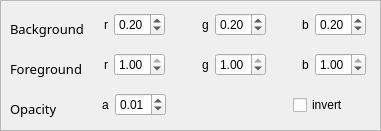
   <widget class="QFrame" name="frame_5">
    <property name="geometry">
     <rect>
      <x>30</x>
      <y>350</y>
      <width>381</width>
      <height>131</height>
     </rect>
    </property>
    <property name="frameShape">
     <enum>QFrame::StyledPanel</enum>
    </property>
    <property name="frameShadow">
     <enum>QFrame::Raised</enum>
    </property>
    <widget class="QWidget" name="start_widget_3" native="true">
     <property name="geometry">
      <rect>
       <x>0</x>
       <y>10</y>
       <width>381</width>
       <height>111</height>
      </rect>
     </property>
     <widget class="QLabel" name="label_30">
      <property name="geometry">
       <rect>
        <x>10</x>
        <y>10</y>
        <width>81</width>
        <height>17</height>
       </rect>
      </property>
      <property name="font">
       <font>
        <family>Bree</family>
        <pointsize>10</pointsize>
       </font>
      </property>
      <property name="text">
       <string>Background</string>
      </property>
     </widget>
     <widget class="QWidget" name="widget_10" native="true">
      <property name="geometry">
       <rect>
        <x>100</x>
        <y>0</y>
        <width>271</width>
        <height>31</height>
       </rect>
      </property>
      <widget class="QWidget" name="layoutWidget">
       <property name="geometry">
        <rect>
         <x>4</x>
         <y>0</y>
         <width>262</width>
         <height>30</height>
        </rect>
       </property>
       <layout class="QHBoxLayout" name="horizontalLayout_7">
        <item>
         <layout class="QHBoxLayout" name="horizontalLayout_4">
          <item>
           <widget class="QLabel" name="label_40">
            <property name="text">
             <string>r</string>
            </property>
            <property name="buddy">
             <cstring>spin_win_hei</cstring>
            </property>
           </widget>
          </item>
          <item>
           <widget class="QDoubleSpinBox" name="spin_back_col_r">
            <property name="maximum">
             <double>1.000000000000000</double>
            </property>
            <property name="singleStep">
             <double>0.100000000000000</double>
            </property>
            <property name="value">
             <double>0.200000000000000</double>
            </property>
           </widget>
          </item>
         </layout>
        </item>
        <item>
         <spacer name="horizontalSpacer_6">
          <property name="orientation">
           <enum>Qt::Horizontal</enum>
          </property>
          <property name="sizeHint" stdset="0">
           <size>
            <width>13</width>
            <height>20</height>
           </size>
          </property>
         </spacer>
        </item>
        <item>
         <layout class="QHBoxLayout" name="horizontalLayout_5">
          <item>
           <widget class="QLabel" name="label_41">
            <property name="text">
             <string>g</string>
            </property>
            <property name="buddy">
             <cstring>spin_win_hei</cstring>
            </property>
           </widget>
          </item>
          <item>
           <widget class="QDoubleSpinBox" name="spin_back_col_g">
            <property name="maximum">
             <double>1.000000000000000</double>
            </property>
            <property name="singleStep">
             <double>0.100000000000000</double>
            </property>
            <property name="value">
             <double>0.200000000000000</double>
            </property>
           </widget>
          </item>
         </layout>
        </item>
        <item>
         <spacer name="horizontalSpacer_7">
          <property name="orientation">
           <enum>Qt::Horizontal</enum>
          </property>
          <property name="sizeHint" stdset="0">
           <size>
            <width>13</width>
            <height>20</height>
           </size>
          </property>
         </spacer>
        </item>
        <item>
         <layout class="QHBoxLayout" name="horizontalLayout_6">
          <item>
           <widget class="QLabel" name="label_42">
            <property name="text">
             <string>b</string>
            </property>
            <property name="buddy">
             <cstring>spin_win_hei</cstring>
            </property>
           </widget>
          </item>
          <item>
           <widget class="QDoubleSpinBox" name="spin_back_col_b">
            <property name="maximum">
             <double>1.000000000000000</double>
            </property>
            <property name="singleStep">
             <double>0.100000000000000</double>
            </property>
            <property name="value">
             <double>0.200000000000000</double>
            </property>
           </widget>
          </item>
         </layout>
        </item>
       </layout>
      </widget>
     </widget>
     <widget class="QWidget" name="widget_13" native="true">
      <property name="geometry">
       <rect>
        <x>100</x>
        <y>40</y>
        <width>271</width>
        <height>31</height>
       </rect>
      </property>
      <widget class="QWidget" name="layoutWidget">
       <property name="geometry">
        <rect>
         <x>4</x>
         <y>0</y>
         <width>262</width>
         <height>30</height>
        </rect>
       </property>
       <layout class="QHBoxLayout" name="horizontalLayout_10">
        <item>
         <layout class="QHBoxLayout" name="horizontalLayout_37">
          <item>
           <widget class="QLabel" name="label_55">
            <property name="text">
             <string>r</string>
            </property>
            <property name="buddy">
             <cstring>spin_win_hei</cstring>
            </property>
           </widget>
          </item>
          <item>
           <widget class="QDoubleSpinBox" name="spin_fore_col_r">
            <property name="maximum">
             <double>1.000000000000000</double>
            </property>
            <property name="singleStep">
             <double>0.100000000000000</double>
            </property>
            <property name="value">
             <double>1.000000000000000</double>
            </property>
           </widget>
          </item>
         </layout>
        </item>
        <item>
         <spacer name="horizontalSpacer_4">
          <property name="orientation">
           <enum>Qt::Horizontal</enum>
          </property>
          <property name="sizeHint" stdset="0">
           <size>
            <width>13</width>
            <height>20</height>
           </size>
          </property>
         </spacer>
        </item>
        <item>
         <layout class="QHBoxLayout" name="horizontalLayout_38">
          <item>
           <widget class="QLabel" name="label_56">
            <property name="text">
             <string>g</string>
            </property>
            <property name="buddy">
             <cstring>spin_win_hei</cstring>
            </property>
           </widget>
          </item>
          <item>
           <widget class="QDoubleSpinBox" name="spin_fore_col_g">
            <property name="maximum">
             <double>1.000000000000000</double>
            </property>
            <property name="singleStep">
             <double>0.100000000000000</double>
            </property>
            <property name="value">
             <double>1.000000000000000</double>
            </property>
           </widget>
          </item>
         </layout>
        </item>
        <item>
         <spacer name="horizontalSpacer_5">
          <property name="orientation">
           <enum>Qt::Horizontal</enum>
          </property>
          <property name="sizeHint" stdset="0">
           <size>
            <width>13</width>
            <height>20</height>
           </size>
          </property>
         </spacer>
        </item>
        <item>
         <layout class="QHBoxLayout" name="horizontalLayout_39">
          <item>
           <widget class="QLabel" name="label_57">
            <property name="text">
             <string>b</string>
            </property>
            <property name="buddy">
             <cstring>spin_win_hei</cstring>
            </property>
           </widget>
          </item>
          <item>
           <widget class="QDoubleSpinBox" name="spin_fore_col_b">
            <property name="maximum">
             <double>1.000000000000000</double>
            </property>
            <property name="singleStep">
             <double>0.100000000000000</double>
            </property>
            <property name="value">
             <double>1.000000000000000</double>
            </property>
           </widget>
          </item>
         </layout>
        </item>
       </layout>
      </widget>
     </widget>
     <widget class="QLabel" name="label_58">
      <property name="geometry">
       <rect>
        <x>10</x>
        <y>50</y>
        <width>81</width>
        <height>17</height>
       </rect>
      </property>
      <property name="font">
       <font>
        <family>Bree</family>
        <pointsize>10</pointsize>
       </font>
      </property>
      <property name="text">
       <string>Foreground</string>
      </property>
     </widget>
     <widget class="QLabel" name="label_60">
      <property name="geometry">
       <rect>
        <x>10</x>
        <y>90</y>
        <width>81</width>
        <height>17</height>
       </rect>
      </property>
      <property name="font">
       <font>
        <family>Bree</family>
        <pointsize>10</pointsize>
       </font>
      </property>
      <property name="text">
       <string>Opacity</string>
      </property>
     </widget>
     <widget class="QWidget" name="layoutWidget">
      <property name="geometry">
       <rect>
        <x>102</x>
        <y>80</y>
        <width>247</width>
        <height>30</height>
       </rect>
      </property>
      <layout class="QHBoxLayout" name="horizontalLayout_24">
       <item>
        <layout class="QHBoxLayout" name="horizontalLayout_41">
         <item>
          <widget class="QLabel" name="label_59">
           <property name="text">
            <string>a</string>
           </property>
           <property name="buddy">
            <cstring>spin_win_hei</cstring>
           </property>
          </widget>
         </item>
         <item>
          <widget class="QDoubleSpinBox" name="spin_fore_col_a">
           <property name="decimals">
            <number>2</number>
           </property>
           <property name="maximum">
            <double>1.000000000000000</double>
           </property>
           <property name="singleStep">
            <double>0.100000000000000</double>
           </property>
           <property name="value">
            <double>0.010000000000000</double>
           </property>
          </widget>
         </item>
        </layout>
       </item>
       <item>
        <spacer name="horizontalSpacer">
         <property name="orientation">
          <enum>Qt::Horizontal</enum>
         </property>
         <property name="sizeHint" stdset="0">
          <size>
           <width>98</width>
           <height>20</height>
          </size>
         </property>
        </spacer>
       </item>
       <item>
        <widget class="QCheckBox" name="check_inv">
         <property name="text">
          <string>invert</string>
         </property>
        </widget>
       </item>
      </layout>
     </widget>
    </widget>
   </widget>
